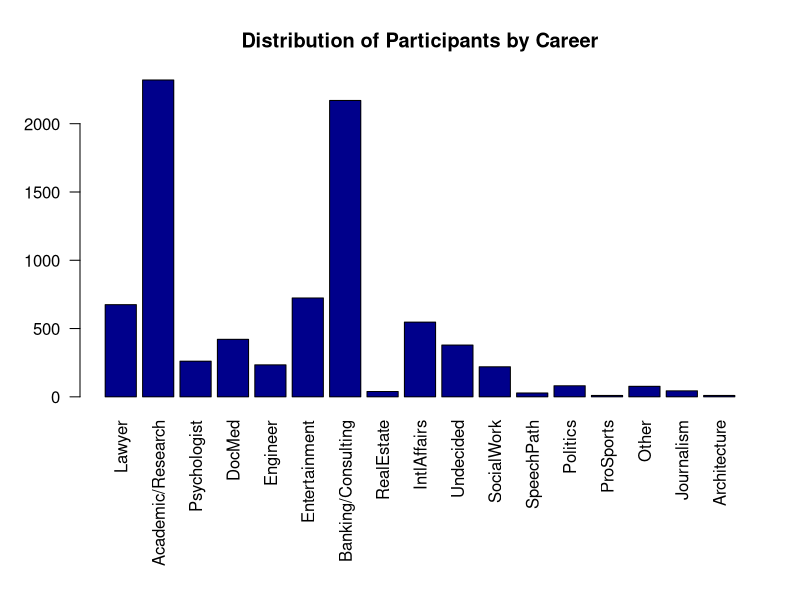
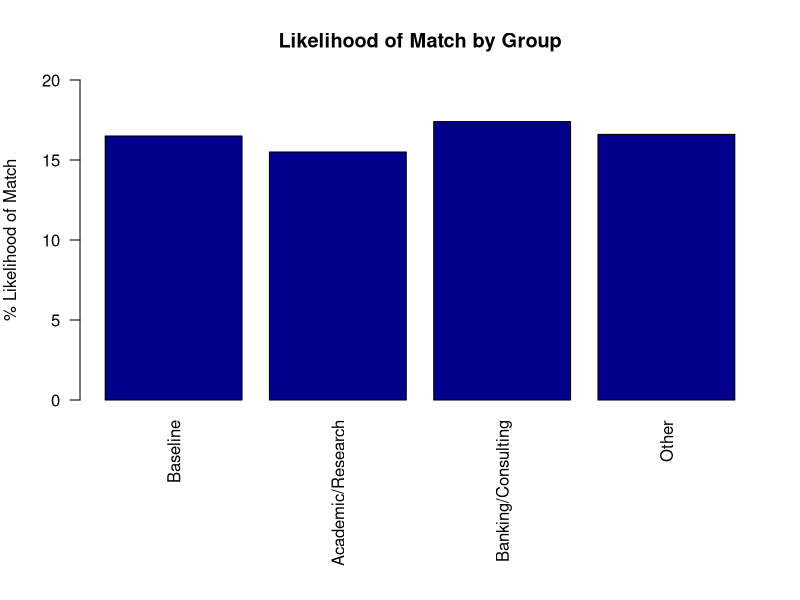

Reproduce these figures in R, in order.
## ---- chunk 1
knitr::opts_chunk$set(echo = TRUE)
## ---- chunk 2

speed <- read.csv("Speed Dating Data.csv")
speed$gender <- as.factor(speed$gender)
#speed$match <- as.factor(speed$match)
speed$field_cd <- as.factor(speed$field_cd)
levels(speed$field_cd) <- c("Law","Math","SocScie/Psych", "MedSci", "Engineering", "English", "History", "Business", "Education", "Bio","SocialWork","Undergrad", "PoliSci", "Film","FineArts","Lang","Architecture","Other")
speed$race <- as.factor(speed$race)
speed$date <- as.factor(speed$date)
levels(speed$date) <- c("SVRL/Week","2/Week","1/Week","2/Month", "1/Month", "SVRL/Year", "AlmostNever")
speed$go_out <- as.factor(speed$go_out)
levels(speed$go_out) <- c("SVRL/Week","2/Week","1/Week","2/Month", "1/Month", "SVRL/Year", "AlmostNever")
speed$group <- ifelse(speed$career_c == 2, 1, ifelse(speed$career_c == 7, 2, 3))
speed$group <- as.factor(speed$group)
levels(speed$group) <- c("Academic/Research", "Banking/Consulting", "Other")

speed$career_c <-as.factor(speed$career_c)
levels(speed$career_c) <- c("Lawyer","Academic/Research","Psychologist","DocMed", "Engineer", "Entertainment", "Banking/Consulting", "RealEstate","IntlAffairs","Undecided","SocialWork","SpeechPath","Politics", "ProSports", "Other", "Journalism", "Architecture")
speed$race_o <-as.factor(speed$race_o) 
speed$samerace <- as.factor(speed$samerace)


sd2 <- speed[ , c(
    "iid", 
    "gender", 
    "pid", 
    "match", 
    "int_corr", 
    "samerace", 
    "age_o", 
    "race_o",
    "dec_o",
    "age", 
    "field_cd", 
    "race", 
    "imprace", 
    "imprelig", 
    "date", 
    "go_out",
    "sports",
    "tvsports",
    "exercise",
    "dining",
    "museums",
    "art",
    "hiking",
    "gaming",
    "clubbing",
    "reading",
    "tv",
    "theater",
    "movies",
    "concerts",
    "music",
    "shopping",
    "yoga",
    "attr1_1",
    "sinc1_1",
    "intel1_1",
    "fun1_1",
    "amb1_1",
    "shar1_1",
    "attr2_1",
    "sinc2_1",
    "intel2_1",
    "fun2_1",
    "amb2_1",
    "shar2_1",
    "group",
    "wave")]

waveNum <- which(colnames(sd2)=="wave")
sd2 <- subset(sd2, sd2[ , waveNum] > 9 | sd2[ , waveNum] < 6)

sd2 <- sd2[, -45] #Remove wave numbers

sdrandom <- sd2[sample(nrow(sd2), nrow(sd2)),] #Get a random sample since the data is organized by participant

sdclean <- na.omit(sdrandom) #Remove rows with NA values to create a "clean" set


## ---- chunk 3
par(mar=c(10,4,4,2))
plot(speed$career_c, las=2, col = "darkblue", main = "Distribution of Participants by Career")
## ---- chunk 4
gr1 <- subset(sd2, sd2$group == "Academic/Research")
gr2 <- subset(sd2, sd2$group == "Banking/Consulting")
gr3 <- subset(sd2, sd2$group == "Other")

result_base <- round(sum(sd2$match)/length(sd2$match)*100, 1) 
result_gr1 <-  round(sum(gr1$match)/length(gr1$match)*100, 1)
result_gr2 <- round(sum(gr2$match)/length(gr2$match)*100, 1)
result_gr3 <- round(sum(gr3$match)/length(gr3$match)*100, 1)

par(mar=c(10,4,4,2))
barplot(c(result_base, result_gr1, result_gr2, result_gr3), col = "darkblue", names.arg = c("Baseline", "Academic/Research", "Banking/Consulting", "Other"), las=2, ylim=c(0,20), ylab = "% Likelihood of Match", main = "Likelihood of Match by Group")
## ---- chunk 5



## ---- chunk 6


